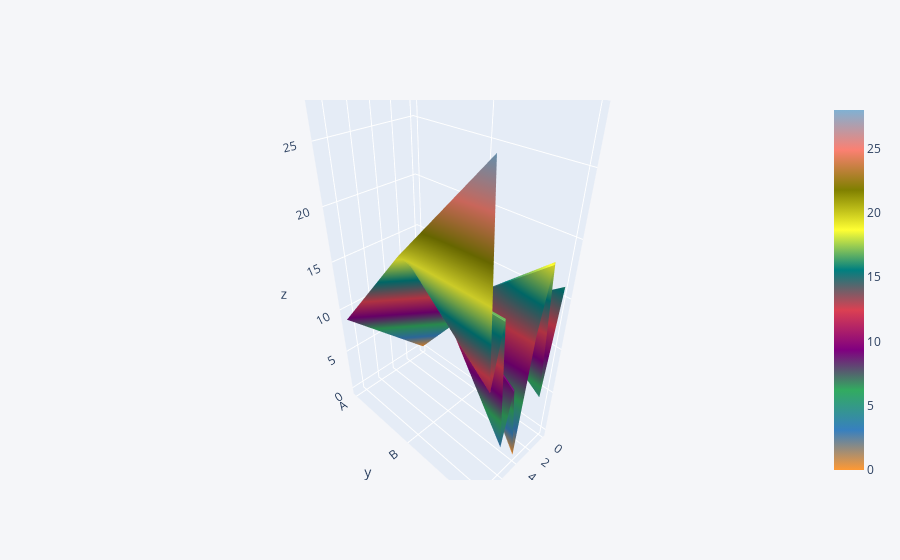

Here is the notebook cell this chart was saved with:
### Code cell
df2.iplot(kind='surface')

### Figure 1 — Plotly figure (JSON) as saved in the notebook; plotly's stock layout.template omitted (floating-point values rounded to 4 significant figures)
{"data": [{"colorscale": [[0, "rgb(255, 153, 51)"], [0.1111, "rgb(55, 128, 191)"], [0.2222, "rgb(50, 171, 96)"], [0.3333, "rgb(128, 0, 128)"], [0.4444, "rgb(219, 64, 82)"], [0.5556, "rgb(0, 128, 128)"], [0.6667, "rgb(255, 255, 51)"], [0.7778, "rgb(128, 128, 0)"], [0.8889, "rgb(251, 128, 114)"], [1, "rgb(128, 177, 211)"]], "type": "surface", "x": [0, 1, 2, 3, 4, 5, 6, 7, 8, 9], "y": ["A", "B", "C"], "z": [[0, 1, 2, 3, 4, 5, 6, 7, 8, 9], [10, 11, 12, 13, 14, 15, 16, 17, 18, 19], [16, 5, 19, 13, 0, 9, 3, 17, 11, 28]]}], "layout": {"legend": {"bgcolor": "#F5F6F9", "font": {"color": "#4D5663"}}, "paper_bgcolor": "#F5F6F9", "plot_bgcolor": "#F5F6F9", "title": {"font": {"color": "#4D5663"}}, "xaxis": {"gridcolor": "#E1E5ED", "showgrid": true, "tickfont": {"color": "#4D5663"}, "title": {"font": {"color": "#4D5663"}, "text": ""}, "zerolinecolor": "#E1E5ED"}, "yaxis": {"gridcolor": "#E1E5ED", "showgrid": true, "tickfont": {"color": "#4D5663"}, "title": {"font": {"color": "#4D5663"}, "text": ""}, "zerolinecolor": "#E1E5ED"}}}
